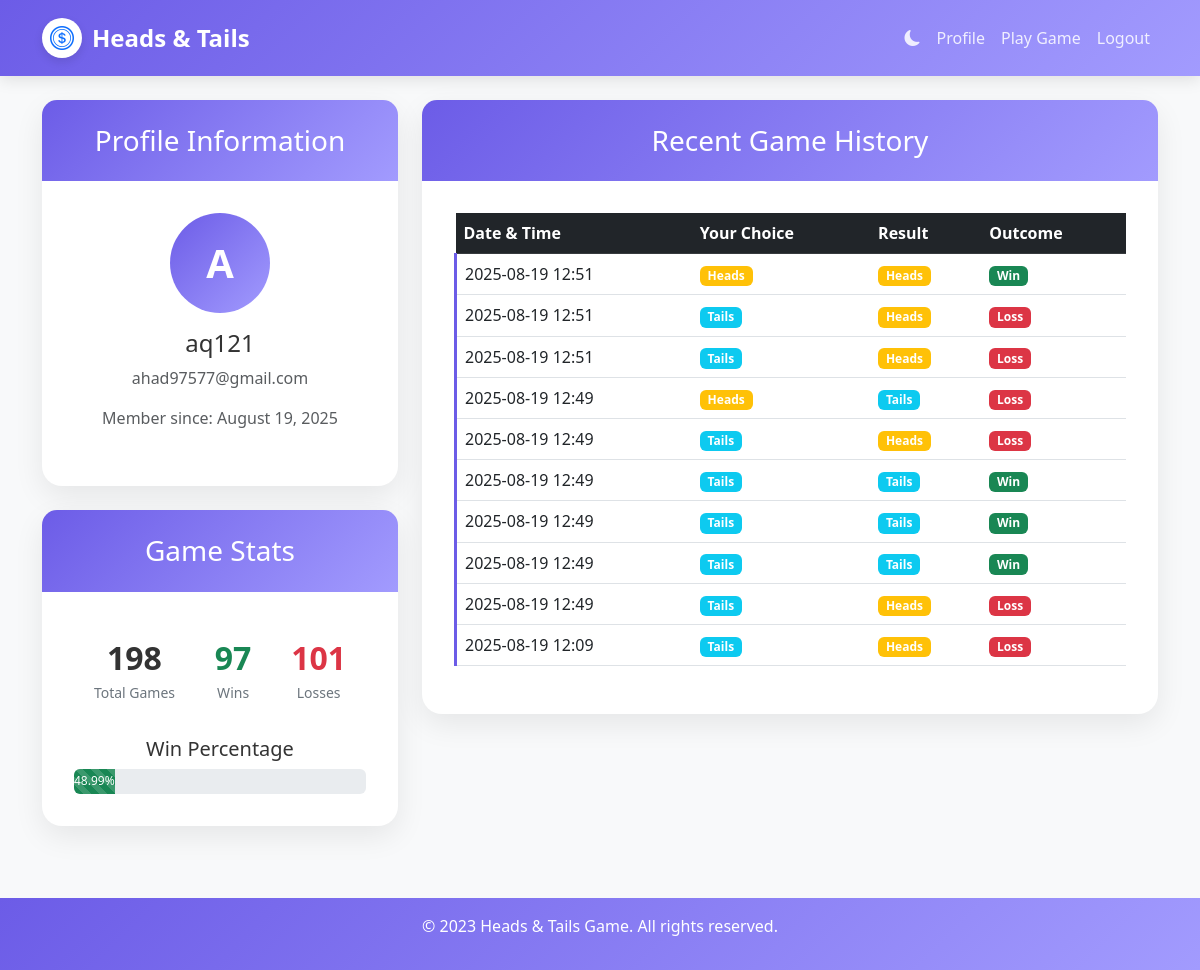
The app's page /profile (signed in) with its own data.
### models.py (models this page shows, shortened)
class User(UserMixin, db.Model):
    id = db.Column(db.Integer, primary_key=True)
    username = db.Column(db.String(50), unique=True, nullable=False)
    email = db.Column(db.String(100), unique=True, nullable=False)
    password_hash = db.Column(db.String(128), nullable=False)
    created_at = db.Column(db.DateTime, default=db.func.current_timestamp())
    game_results = db.relationship('GameResult', backref='user', lazy=True)

class GameResult(db.Model):
    id = db.Column(db.Integer, primary_key=True)
    user_id = db.Column(db.Integer, db.ForeignKey('user.id'), nullable=False)
    user_choice = db.Column(db.String(10), nullable=False)
    coin_result = db.Column(db.String(10), nullable=False)
    result = db.Column(db.String(10), nullable=False)  # 'Win' or 'Loss'
    timestamp = db.Column(db.DateTime, nullable=False, default=db.func.current_timestamp())

### app.py (the view)
@app.route('/profile')
@login_required
def profile():
    game_history = GameResult.query.filter_by(user_id=current_user.id).order_by(GameResult.timestamp.desc()).limit(10).all()
    total_games = GameResult.query.filter_by(user_id=current_user.id).count()
    wins = GameResult.query.filter_by(user_id=current_user.id, result='Win').count()
    losses = total_games - wins
    win_percentage = round((wins / total_games) * 100, 2) if total_games > 0 else 0
    return render_template('profile.html',
                        user=current_user,
                        game_history=game_history,
                        total_games=total_games,
                        wins=wins,
                        losses=losses,
                        win_percentage=win_percentage)

### app.py (called while the page is built)
@login_manager.user_loader
def load_user(user_id):
    return User.query.get(int(user_id))

### templates/profile.html (shortened to what this page needs)
{% extends "base.html" %}
{% block content %}
<div class="profile-container">
    <div class="row">
        <div class="col-md-4">
            <div class="game-card mb-4">
                <div class="auth-header">
                    <h3 class="card-title text-center mb-0">Profile Information</h3>
                </div>
                <div class="card-body">
                    <div class="text-center mb-4">
                        <div class="profile-avatar mb-3">
                            <div class="avatar-circle">
                                <span class="initials">{{ current_user.username[0]|upper }}</span>
                            </div>
                        </div>
                        <h4>{{ current_user.username }}</h4>
                        <p class="text-muted">{{ current_user.email }}</p>
                        <p class="text-muted">Member since: {{ current_user.created_at.strftime('%B %d, %Y') }}</p>
                    </div>
                </div>
            </div>
            <div class="game-card mb-4">
                <div class="auth-header">
                    <h3 class="card-title text-center mb-0">Game Stats</h3>
                </div>
                <div class="card-body">
                    <div class="stats-container">
                        <div class="stat-item text-center">
                            <div class="stat-number">{{ total_games }}</div>
                            <div class="stat-label">Total Games</div>
                        </div>
                        <div class="stat-item text-center">
                            <div class="stat-number text-success">{{ wins }}</div>
                            <div class="stat-label">Wins</div>
                        </div>
                        <div class="stat-item text-center">
                            <div class="stat-number text-danger">{{ losses }}</div>
                            <div class="stat-label">Losses</div>
                        </div>
                    </div>
                    <div class="win-percentage mt-4">
                        <h5 class="text-center">Win Percentage</h5>
                        <div class="progress mt-2" style="height: 25px;">
                            <div class="progress-bar bg-success progress-bar-striped progress-bar-animated"
                                 role="progressbar"
                                 aria-valuenow="{{ win_percentage|default(0)|float }}"
                                 aria-valuemin="0"
                                 aria-valuemax="100">
                                {{ win_percentage|default(0)|float }}%
                            </div>
                        </div>
                    </div>
                </div>
            </div>
        </div>
        <div class="col-md-8">
            <div class="game-card">
                <div class="auth-header">
                    <h3 class="card-title text-center mb-0">Recent Game History</h3>
                </div>
                <div class="card-body">
                    {% if game_history %}
                        <div class="table-responsive">
                            <table class="table table-hover">
                                <thead class="table-dark">
                                    <tr>
                                        <th>Date & Time</th>
                                        <th>Your Choice</th>
                                        <th>Result</th>
                                        <th>Outcome</th>
                                    </tr>
                                </thead>
                                <tbody>
                                    {% for game in game_history %}
                                        <tr class="history-item">
                                            <td>{{ game.timestamp.strftime('%Y-%m-%d %H:%M') }}</td>
                                            <td>
                                                <span class="badge {% if game.user_choice == 'heads' %}bg-warning{% else %}bg-info{% endif %}">
                                                    {{ game.user_choice|capitalize }}
                                                </span>
                                            </td>
                                            <td>
                                                <span class="badge {% if game.coin_result == 'heads' %}bg-warning{% else %}bg-info{% endif %}">
                                                    {{ game.coin_result|capitalize }}
                                                </span>
                                            </td>
                                            <td>
                                                {% if game.result == 'Win' %}
                                                    <span class="badge bg-success">Win</span>
                                                {% else %}
                                                    <span class="badge bg-danger">Loss</span>
                                                {% endif %}
                                            </td>
                                        </tr>
                                    {% endfor %}
                                </tbody>
                            </table>
                        </div>
                    {% endif %}
                </div>
            </div>
        </div>
    </div>
</div>
{% endblock %}

### templates/base.html (shortened to what this page needs)
<!DOCTYPE html>
<html lang="en">
<head>
    <link href="https://cdn.jsdelivr.net/npm/bootstrap@5.3.0/dist/css/bootstrap.min.css" rel="stylesheet">
    <link rel="stylesheet" href="https://cdn.jsdelivr.net/npm/bootstrap-icons@1.10.0/font/bootstrap-icons.css">
    <link rel="stylesheet" href="{{ url_for('static', filename='style.css') }}">
</head>
<body>
    <nav class="navbar navbar-expand-lg navbar-dark">
        <div class="container">
            <a class="navbar-brand logo" href="{{ url_for('index') }}">
                <div class="logo-icon">
                    <i class="bi bi-coin text-primary"></i>
                </div>
                <span>Heads & Tails</span>
            </a>
            <div class="collapse navbar-collapse" id="navbarNav">
                <ul class="navbar-nav ms-auto">
                    <li class="nav-item">
                        <button id="darkModeToggle" class="btn btn-link nav-link">
                            <i class="bi bi-moon-fill"></i>
                        </button>
                    </li>
                    {% if current_user.is_authenticated %}
                        <li class="nav-item">
                            <a class="nav-link" href="{{ url_for('profile') }}">Profile</a>
                        </li>
                        <li class="nav-item">
                            <a class="nav-link" href="{{ url_for('game') }}">Play Game</a>
                        </li>
                        <li class="nav-item">
                            <a class="nav-link" href="{{ url_for('logout') }}">Logout</a>
                        </li>
                    {% endif %}
                </ul>
            </div>
        </div>
    </nav>
    <div class="container mt-4">
        {% block content %}{% endblock %}
    </div>
    <footer class="bg-dark text-white text-center py-3 mt-5">
        <div class="container">
            <p>&copy; 2023 Heads & Tails Game. All rights reserved.</p>
        </div>
    </footer>
</body>
</html>

### static/style.css (style rules this page uses)
:root { --primary: #6c5ce7; --secondary: #a29bfe; --success: #00b894; --danger: #d63031; --warning: #fdcb6e; --info: #0984e3; --dark-bg: #1a1a2e; --dark-card: #16213e; --dark-text: #f0f0f0; --light-bg: #f8f9fa; --light-card: #ffffff; --light-text: #333333; }
body { font-family: 'Segoe UI', Tahoma, Geneva, Verdana, sans-serif; background-color: var(--light-bg); color: var(--light-text); transition: all 0.3s ease; min-height: 100vh; display: flex; flex-direction: column; }
.navbar { background: linear-gradient(135deg, var(--primary) 0%, var(--secondary) 100%); box-shadow: 0 4px 15px rgba(0, 0, 0, 0.1); padding: 0.8rem 1rem; }
.logo { font-weight: 700; font-size: 1.5rem; display: flex; align-items: center; color: white; text-decoration: none; }
.logo-icon { background: white; width: 40px; height: 40px; border-radius: 50%; display: flex; align-items: center; justify-content: center; margin-right: 10px; box-shadow: 0 4px 10px rgba(0, 0, 0, 0.1); }
.game-card { background-color: var(--light-card); border-radius: 20px; box-shadow: 0 10px 30px rgba(0, 0, 0, 0.08); padding: 2rem; margin-bottom: 2rem; transition: all 0.3s ease; }
footer { background: linear-gradient(135deg, var(--primary) 0%, var(--secondary) 100%); color: white; padding: 1.5rem 0; margin-top: auto; }
.history-item { border-left: 3px solid var(--primary); padding-left: 1rem; margin-bottom: 1rem; transition: all 0.3s ease; }
.stat-number { font-size: 2rem; font-weight: bold; }
.nav-link { color: rgba(255, 255, 255, 0.85) !important; transition: all 0.3s ease; }
.profile-container .avatar-circle { width: 100px; height: 100px; background: linear-gradient(135deg, var(--primary) 0%, var(--secondary) 100%); border-radius: 50%; display: flex; align-items: center; justify-content: center; margin: 0 auto 15px; }
.profile-container .initials { font-size: 40px; font-weight: bold; color: white; }
.stats-container { display: flex; justify-content: space-around; text-align: center; }
.stat-item { padding: 10px; }
.stat-label { font-size: 14px; color: #6c757d; }
.auth-header { background: linear-gradient(135deg, var(--primary) 0%, var(--secondary) 100%); color: white; border-radius: 15px 15px 0 0; padding: 1.5rem; margin: -2rem -2rem 2rem -2rem; }

### records on screen
User: username "A", username "aq121", email "ahad97577@gmail.com", created_at "August 19, 2025"
GameResult: timestamp "2025-08-19 12:51", user_choice "Heads", coin_result "Heads", result "Win"
GameResult: timestamp "2025-08-19 12:51", user_choice "Tails", coin_result "Heads", result "Loss"
GameResult: timestamp "2025-08-19 12:51", user_choice "Tails", coin_result "Heads", result "Loss"
GameResult: timestamp "2025-08-19 12:49", user_choice "Heads", coin_result "Tails", result "Loss"
GameResult: timestamp "2025-08-19 12:49", user_choice "Tails", coin_result "Heads", result "Loss"
GameResult: timestamp "2025-08-19 12:49", user_choice "Tails", coin_result "Tails", result "Win"
GameResult: timestamp "2025-08-19 12:49", user_choice "Tails", coin_result "Tails", result "Win"
GameResult: timestamp "2025-08-19 12:49", user_choice "Tails", coin_result "Tails", result "Win"
GameResult: timestamp "2025-08-19 12:49", user_choice "Tails", coin_result "Heads", result "Loss"
GameResult: timestamp "2025-08-19 12:09", user_choice "Tails", coin_result "Heads", result "Loss"

### other values on screen
{{ total_games }} "198"
{{ wins }} "97"
{{ losses }} "101"
{{ win_percentage|default(0)|float }} "48.99"
